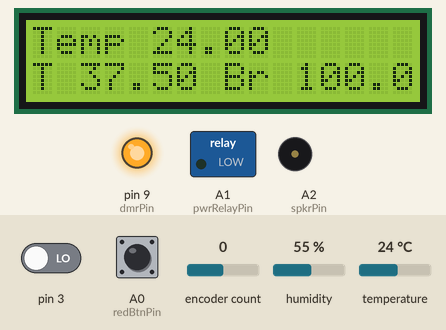
Recording of a sketch running on a simulated Arduino Uno, built with avr-gcc and run on an emulated ATmega328P. Shown: 16×2 character LCD, switched loads named in the sketch (green lamp = pin HIGH), output pins drawn as LEDs (lit = HIGH), buzzer (waves = sounding). The test bench sets the inputs (shaded band); at power-on: A0 (redBtnPin) HIGH, humidity 55 %, encoder count 0, pin 3 LOW, temperature 24 °C. EEPROM starts erased; what the sketch prints to the serial monitor is not drawn.

Above: at 10.6 s.
10.7 s: A0 (redBtnPin) pulled LOW for 1 s
At 11.33 s:
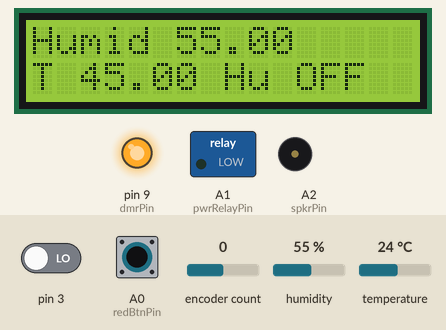
17.5 s: humidity set to 22 %
At 24.8 s:
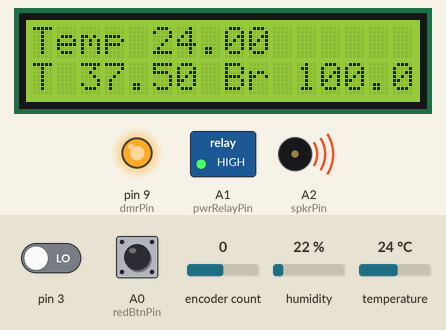
25.0 s: A0 (redBtnPin) pulled LOW for 0.15 s
At 26.3 s:
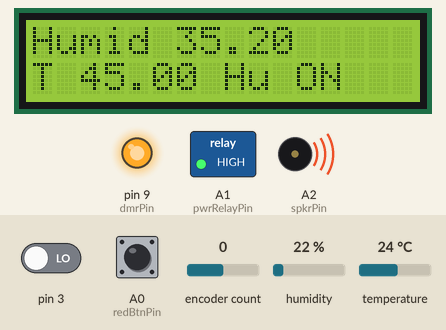
28.5 s: humidity set to 59 %
At 31.8 s:
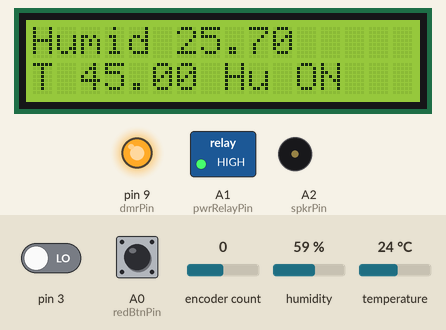
32.5 s: humidity set to 62 %
40.0 s: encoder count set to 1
At 42.8 s:
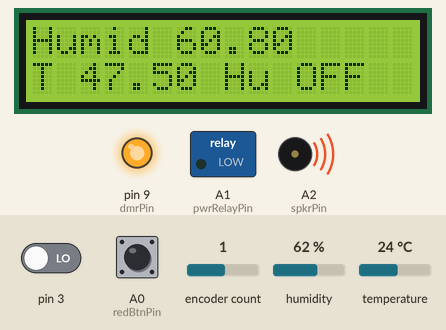
Timing chart, 0 to 46.5 s (numbered marks = the images above; inputs shaded):
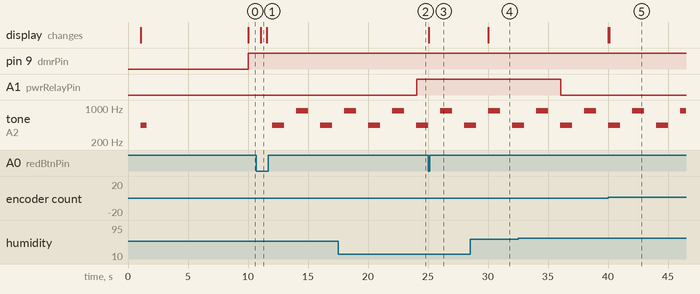

Measured:
- after the input at 10.7 s, the display: changes after 0.38 s (image 1)
- after the input at 17.5 s, A1 (pwrRelayPin): LOW → HIGH after 6.6 s
- after the input at 25.0 s, the display: changes after 0.08 s (image 3)
- after the input at 28.5 s, the display: changes after 1.5 s (image 4)
- after the input at 40.0 s, the display: first differs from a run without the input after 0.11 s (image 5)
- what the display in image 1 shows lasts 0.5 s, from 11.1 s to 11.6 s

The sketch:

enclosure-regulator.ino
```cpp
#include <EEPROM.h>
//#include <TimerOne.h>
//#include <RBDdimmer.h>
#include <LiquidCrystal.h>

#include <DHT.h>
#include <DHT_U.h>

#include <PID_v1.h>

#include <Rotary.h>

#define pwrRelayPin A1
#define spkrPin A2
#define dmrPin 9

#define redBtnPin A0
#define dialBtnPin A3
#define dialClkPin A5
#define dialDtPin A4
#define DHTPIN 8
#define DHTTYPE DHT22
DHT dht(DHTPIN, DHTTYPE);

LiquidCrystal lcd(13,12,7,6,5,4);

boolean relayOn = false;
boolean heaterOn = false;
boolean tempOOR = false;
boolean humidOOR = false;
boolean sensorMalfunction = false;
int displayMode = 0;//false for temp, true for humidity
int alarmPitch = 440;
double targetTemp = 37.5;;
double currentTemp = targetTemp;
const float tempTolerance = .2;
const int tempAlarmTolerance = 3;//plus and minus
const float tempAdjustInc = .25;
double dimmerLevel;

float currentHumid = 0;
float targetHumid = 45; //percent
const int humidTolerance = 4; //plus minus
const int humidAlarmTolerance = 10; //plus minus
const float humidAdjustInc = 2.5;

const int maxTempReadings = 10; //20 for relay 10 for pid
float tempReadings[maxTempReadings];
int curTempIndex = 0;

const int maxHumidReadings = 10;
float humidReadings[maxHumidReadings];
int curHumidIndex = 0;

unsigned long currentMillis = 0;
unsigned long prevTempMillis = 0;
unsigned long prevAlarmMillis = 0;
unsigned long prevHeaterMillis = 0;
unsigned long prevHumidMillis = 0;
unsigned long prevDisplayMillis = 0;
unsigned long prevButtonMillis = 0;

unsigned int tempPolling = 1 * 1000;
unsigned int alarmPolling = 2 * 1000;
unsigned int heaterPolling = 10 * 1000;
unsigned int humidPolling = 20 * 1000;
unsigned int displayPolling = 10 * 1000;
unsigned int buttonPolling = 500;

PID pid(&currentTemp, &dimmerLevel, &targetTemp, 50.0, 230.0, 0.25, DIRECT);

unsigned char dialRotation = DIR_NONE;

Rotary r = Rotary(2, 3);

//dimmerLamp dimmer(dmrPin);

void setup() {
  Serial.begin (9600);

  //affects pins 9 and 10
  //Timer1.initialize(5000);//5ms = 200hz

  int eeAddress = 0;
  float value;
  EEPROM.get(eeAddress, value);
  if(value > 0)
  {
    targetTemp = value;
    Serial.println((String)"Got target temp from storage " + value);
    eeAddress += sizeof(float);
    EEPROM.get(eeAddress, value);
    if(value > 0)
    {
      targetHumid = value;
      Serial.println((String)"Got target humid from storage " + value);
    }
  }

  dht.begin();
  lcd.begin(16,2);

  delay(1000);

  lcd.print("Initializing");

  pinMode(pwrRelayPin, OUTPUT);
  pinMode(spkrPin, OUTPUT);

  //set pwm freq 125
  //https://etechnophiles.com/change-frequency-pwm-pins-arduino-uno/
  //TCCR1B = TCCR1B & B11111000 | B00000100;
  pinMode(dmrPin, OUTPUT);
  //analogWrite(dmrPin, 50);

  pinMode(redBtnPin, INPUT_PULLUP);
  pinMode(dialBtnPin, INPUT);

  //play a short tone to make sure the speaker is working
  tone(spkrPin, alarmPitch, 500);

  //Set all readings to the current temp;
  float curTemp = getActualTemp();
  for (int thisReading = 0; thisReading < maxTempReadings; thisReading++) {
    tempReadings[thisReading] = curTemp;
  }

  //init all humidity readings
  float curHumid = getActualHumid();
  for (int thisReading = 0; thisReading < maxHumidReadings; thisReading++) {
    humidReadings[thisReading] = curHumid;
  }

  pid.SetOutputLimits(0,100);
  pid.SetMode(AUTOMATIC);//automatic


  r.begin();
  PCICR |= (1 << PCIE2);
  PCMSK2 |= (1 << PCINT18) | (1 << PCINT19);
  sei();
}

ISR(PCINT2_vect) {
  unsigned char result = r.process();
  if (result == DIR_NONE) {
    // do nothing
  }
  else if (result == DIR_CW) {
    dialRotation = DIR_CW;
    Serial.println("ClockWise");
  }
  else if (result == DIR_CCW) {
    dialRotation = DIR_CCW;
    Serial.println("CounterClockWise");
  }
}

void loop() {
  currentMillis = millis();

  checkButtons();
  checkAlarm();
  setCurrentTemp();
  checkHeater();
  checkHumid();
  updateDisplayLoop();
}

void checkButtons()
{
  if((currentMillis - prevButtonMillis) < buttonPolling)
    return;

  prevButtonMillis = currentMillis;

  //Serial.println("check buttons");

  if(digitalRead(redBtnPin)== LOW)
  {
    displayMode = displayMode == 0 ? 1 : 0;
    updateDisplay();
  }

  int dialAdjust = 0;
  if(dialRotation == DIR_CW)
    dialAdjust = +1;
  else if(dialRotation == DIR_CCW)
    dialAdjust = -1;

  if(dialAdjust != 0)
  {
    if(displayMode == 0)
    {
      targetTemp += (tempAdjustInc * dialAdjust);
    }
    else
    {
      targetHumid += (humidAdjustInc * dialAdjust);
    }

    writeTargets();
    dialRotation = DIR_NONE;
    updateDisplay();
  }
}

void updateDisplayLoop()
{
  if((currentMillis - prevDisplayMillis) < displayPolling)
    return;

  prevDisplayMillis = currentMillis;

  updateDisplay();
}

void updateDisplay()
{
  lcd.clear();
  if(sensorMalfunction)
  {
    lcd.print("Sensor error");
    return;
  }

  if(displayMode == 0)
    updateTempDisplay();
  else
    updateHumidDisplay();
}

void updateTempDisplay()
{
  lcd.print((String)"Temp " + currentTemp);
  lcd.setCursor(0,1);
  //String state = heaterOn ? "ON" : "OFF";
  lcd.print((String)"T " + targetTemp + " Br " + dimmerLevel + "%");
  //lcd.print((String)"T " + targetTemp + " He " + state);

}

void updateHumidDisplay()
{
  lcd.print((String)"Humid " + currentHumid);
  lcd.setCursor(0,1);
  String humidifier = relayOn ? "ON" : "OFF";
  lcd.print((String)"T " + targetHumid +  " Hu " + humidifier);
}

void checkHeater()
{
  if((currentMillis - prevHeaterMillis) < heaterPolling)
    return;

  prevHeaterMillis = currentMillis;

  targetTemp = getTargetTemp();

  pid.Compute();

  Serial.println((String)"Dimmer level " + dimmerLevel);
  writeDimmer(dimmerLevel);

  float variance = currentTemp - targetTemp;//negative means heat up
  /*if(abs(variance) > tempTolerance)
  {
    if(variance < 0)
      writeHeater(true);
    else
      writeHeater(false);
  }*/

  tempOOR = abs(variance) > tempAlarmTolerance;
}

void checkHumidLoop()
{
  if((currentMillis - prevHumidMillis) < humidPolling)
    return;

  prevHumidMillis = currentMillis;

  checkHumid();
}

void checkHumid()
{
  float variance = currentHumid - targetHumid;

  if(abs(variance) > humidTolerance)
  {
    if(variance < 0)
      writeRelay(true);
    else
      writeRelay(false);
  }

  humidOOR = (abs(variance) > humidAlarmTolerance)
    && ((variance > 0 && relayOn) || (variance < 0));
}

void setCurrentHumid()
{
  float curHumid = getActualHumid();
  sensorMalfunction = isnan(curHumid);
  if(sensorMalfunction){
    Serial.println("Humid sensor failure");
    return;
  }

  humidReadings[curHumidIndex] = curHumid;
  //get the total
  float total = 0;
  for (int i = 0; i < maxHumidReadings; i++) {
    total += humidReadings[i];
  }
  currentHumid = total / maxHumidReadings;
  Serial.println((String)"Actual humid " + currentHumid);

  //advance the index
  curHumidIndex += 1;
  if(curHumidIndex >= maxHumidReadings)
    curHumidIndex = 0;//go to beginning
}

void setCurrentTemp()
{
  if((currentMillis - prevTempMillis) < tempPolling)
    return;

  prevTempMillis = currentMillis;

  float curTemp = getActualTemp();
  sensorMalfunction = isnan(curTemp);
  if(sensorMalfunction){
    Serial.println("Temp sensor failure");
    return;
  }

  tempReadings[curTempIndex] = curTemp;
  //get the total
  float total = 0;
  for (int i = 0; i < maxTempReadings; i++) {
    total += tempReadings[i];
  }
  currentTemp = total / maxTempReadings;
  Serial.println((String)"Actual temp " + currentTemp);

  //advance the index
  curTempIndex += 1;
  if(curTempIndex >= maxTempReadings)
    curTempIndex = 0;//go to beginning

  setCurrentHumid();
}

float getActualTemp()
{
    return dht.readTemperature();
}

float getActualHumid()
{
    return dht.readHumidity();
}

float getTargetTemp()
{
  return targetTemp;
}

void checkAlarm(){
  if((currentMillis - prevAlarmMillis) < alarmPolling)
    return;

  prevAlarmMillis = currentMillis;

  boolean shouldAlarm = sensorMalfunction || tempOOR || humidOOR;

  if(!shouldAlarm)
  {
    digitalWrite(spkrPin, LOW);
    return;
  }

  //conflicts??
  tone(spkrPin, alarmPitch, 1000);
  if(alarmPitch == 440)
    alarmPitch = 880;
  else
    alarmPitch = 440;
}

void writeDimmer(int percent)
{
    percent = min(100, max(0, percent));
    int pinVal = 255.0 * ((float)percent / 100.0);
    Serial.println((String)"Dimmer to " + percent + "%");
    analogWrite(dmrPin, pinVal);

}

void writeRelay(boolean on)
{
  if(relayOn == on)
    return;

  if(on)
  {
    Serial.println("Relay ON");
    digitalWrite(pwrRelayPin, HIGH);
  }
  else
  {
    Serial.println("Relay OFF");
    digitalWrite(pwrRelayPin, LOW);
  }

  relayOn = on;
}

void writeHeater(boolean on)
{
  if(heaterOn == on)
    return;

  if(on)
  {
    Serial.println("Heater ON");
    digitalWrite(dmrPin, HIGH);
  }
  else
  {
    Serial.println("Heater OFF");
    digitalWrite(dmrPin, LOW);
  }

  heaterOn = on;
}

void writeTargets()
{
  int eeAddress = 0;
  float value = targetTemp;
  EEPROM.put(eeAddress, value);

  eeAddress += sizeof(float);
  value = targetHumid;
  EEPROM.put(eeAddress, value);

}
```
